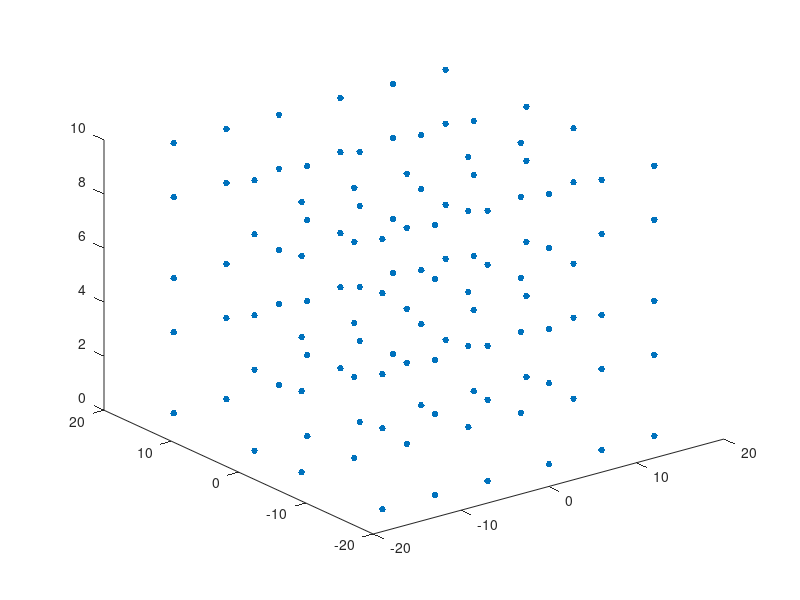

The MATLAB source for this figure:
function[] = generate_world_coordinates_rp()
%generate real world coordinates for Lego(R) objects
%z coordinates from camera 1-5
h0 = [0 3 5 8 10]; 
Nh = length(h0);
%x,y coordinates camera 1-5

x0 = [1 7  13  20  26 32  1  7  13  20  26 32 1  7  13  20  26 32 1  7  13  20  26 32]; x0 = x0-mean(x0); Nx0 = length(x0); 
y0 = [1 1  1   1   1  1   13 13 13  13  13 13 20 20 20  20  20 20 32 32 32  32  32 32]; y0 = y0-mean(y0); Ny0 = length(y0);
%y0 = [7 13 20 26 7 13 20 26]; y0 = y0-mean(y0); Ny0 = length(y0); 
%x0 = [13 13 13 13 20 20 20 20]; x0 = x0-mean(x0); Nx0 = length(x0);

Np = Nx0*Nh;
%generate all points
X = [];
for h = 1:Nh
    for n = 1:Nx0
        X = [X [x0(n); y0(n); h0(h); 1]];
    end
end

%fig
figure; plot3(X(1,:),X(2,:),X(3,:),'.','MarkerSize',15);
%xlim([-10 10]); ylim([-10 10]); zlim([-1 15]); 
%save
save('world_coordinates_rp','X');